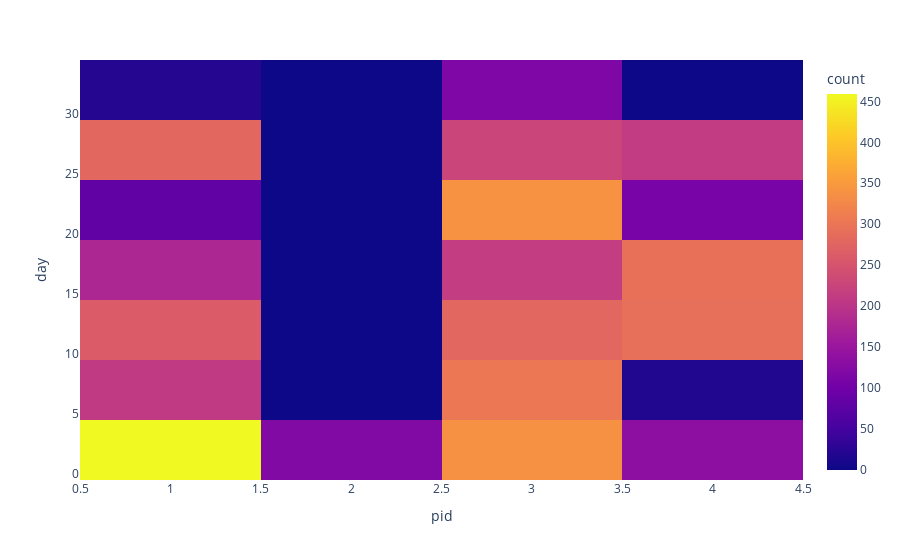

The cell this chart's notebook holds for it:
### Code cell
def generate_figure_statistics_multiple(upload_time, external_id_list, date_from, date_to, file_type, file_name, col_name, mode):
    df = pd.DataFrame()
    for external_id in external_id_list:
        if file_type == 'extracted':
            df_ex = filter_day_section(pd.read_csv(
                f"{Config.APP_DATA_FILE_PATH}/{upload_time}/extracted/{file_name}/{external_id}.csv",
                encoding="utf-8"
            ).astype(Config.EXTRACT_INFO[file_name]['dtype']), date_from, date_to, 'record_time').sort_values(by=['record_time'])
            df_ex['pid'] = get_pid(upload_time, external_id)
            df = pd.concat([df, df_ex], axis=0)
        elif file_type == 'resampled':
            df_ex = filter_day_section(pd.read_csv(
                f"{Config.APP_DATA_FILE_PATH}/{upload_time}/resampled/{file_name}/{external_id}.csv",
                encoding="utf-8"
            ), date_from, date_to, 'timestamp').sort_values(by=['timestamp'])
            df_ex = df_ex[~(df_ex[col_name] == 0)]
            df_ex['pid'] = get_pid(upload_time, external_id)
            df = pd.concat([df, df_ex], axis=0)
        
    fig = go.Figure()
    if mode == 'violin':
        fig = px.violin(df, x='pid', y=col_name, color='pid')
    elif mode == 'box':
        fig = px.box(df, x='pid', y=col_name, color='pid')
    elif mode == 'hist':
        fig = px.histogram(df, x='pid').update_layout(bargap=0.2)
    elif mode == 'heat':
        print(df.info())
        df['day'] = df['timestamp'].apply(get_day)
        fig = px.density_heatmap(df, x='pid', y='day')
    fig.update_layout(
        plot_bgcolor='white',
        yaxis=dict(showgrid=True, gridcolor='lightgray')
    )
    return fig

# fig = generate_figure_statistics_multiple(1683703843555, [i for i in range(1, 5)], BEGIN_TIME, BEGIN_TIME + 31 * DAY, 'extracted', 'continuousbloodoxygensaturation', 'blood_oxygen_saturation', 'box')
fig = generate_figure_statistics_multiple(1683703843555, [i for i in range(1, 5)], BEGIN_TIME, BEGIN_TIME + 31 * DAY, 'resampled', 'minute', 'blood_oxygen_saturation', 'heat')
fig.show()

### Figure 1 — Plotly figure (JSON) as saved in the notebook; plotly's stock layout.template omitted (floating-point values rounded to 4 significant figures; data arrays with more than 128 entries replaced by an {"elided": "..."} marker saying what was removed)
{"data": [{"coloraxis": "coloraxis", "hovertemplate": "pid=%{x}<br>day=%{y}<br>count=%{z}<extra></extra>", "name": "", "type": "histogram2d", "x": {"elided": "4488 int values"}, "xaxis": "x", "xbingroup": "x", "y": {"elided": "4488 int values"}, "yaxis": "y", "ybingroup": "y"}], "layout": {"coloraxis": {"colorbar": {"title": {"text": "count"}}, "colorscale": [[0, "#0d0887"], [0.1111, "#46039f"], [0.2222, "#7201a8"], [0.3333, "#9c179e"], [0.4444, "#bd3786"], [0.5556, "#d8576b"], [0.6667, "#ed7953"], [0.7778, "#fb9f3a"], [0.8889, "#fdca26"], [1, "#f0f921"]]}, "legend": {"tracegroupgap": 0}, "margin": {"t": 60}, "plot_bgcolor": "white", "xaxis": {"anchor": "y", "domain": [0, 1], "title": {"text": "pid"}}, "yaxis": {"anchor": "x", "domain": [0, 1], "gridcolor": "lightgray", "showgrid": true, "title": {"text": "day"}}}}
